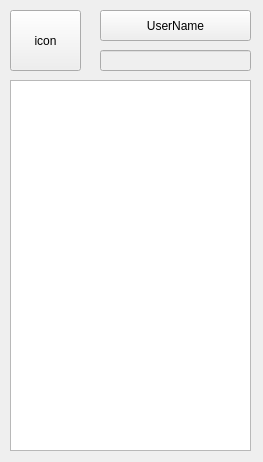
<?xml version="1.0" encoding="UTF-8"?>
<ui version="4.0">
 <class>FriendList</class>
 <widget class="QWidget" name="FriendList">
  <property name="geometry">
   <rect>
    <x>0</x>
    <y>0</y>
    <width>263</width>
    <height>462</height>
   </rect>
  </property>
  <property name="windowTitle">
   <string>Form</string>
  </property>
  <widget class="QListWidget" name="listWidget">
   <property name="geometry">
    <rect>
     <x>10</x>
     <y>80</y>
     <width>241</width>
     <height>371</height>
    </rect>
   </property>
  </widget>
  <widget class="QPushButton" name="pb_name">
   <property name="geometry">
    <rect>
     <x>100</x>
     <y>10</y>
     <width>151</width>
     <height>31</height>
    </rect>
   </property>
   <property name="text">
    <string>UserName</string>
   </property>
  </widget>
  <widget class="QToolButton" name="tb_icon">
   <property name="geometry">
    <rect>
     <x>10</x>
     <y>10</y>
     <width>71</width>
     <height>61</height>
    </rect>
   </property>
   <property name="text">
    <string>icon</string>
   </property>
  </widget>
  <widget class="QLineEdit" name="le_sign">
   <property name="enabled">
    <bool>false</bool>
   </property>
   <property name="geometry">
    <rect>
     <x>100</x>
     <y>50</y>
     <width>151</width>
     <height>21</height>
    </rect>
   </property>
  </widget>
 </widget>
 <resources/>
 <connections/>
</ui>
